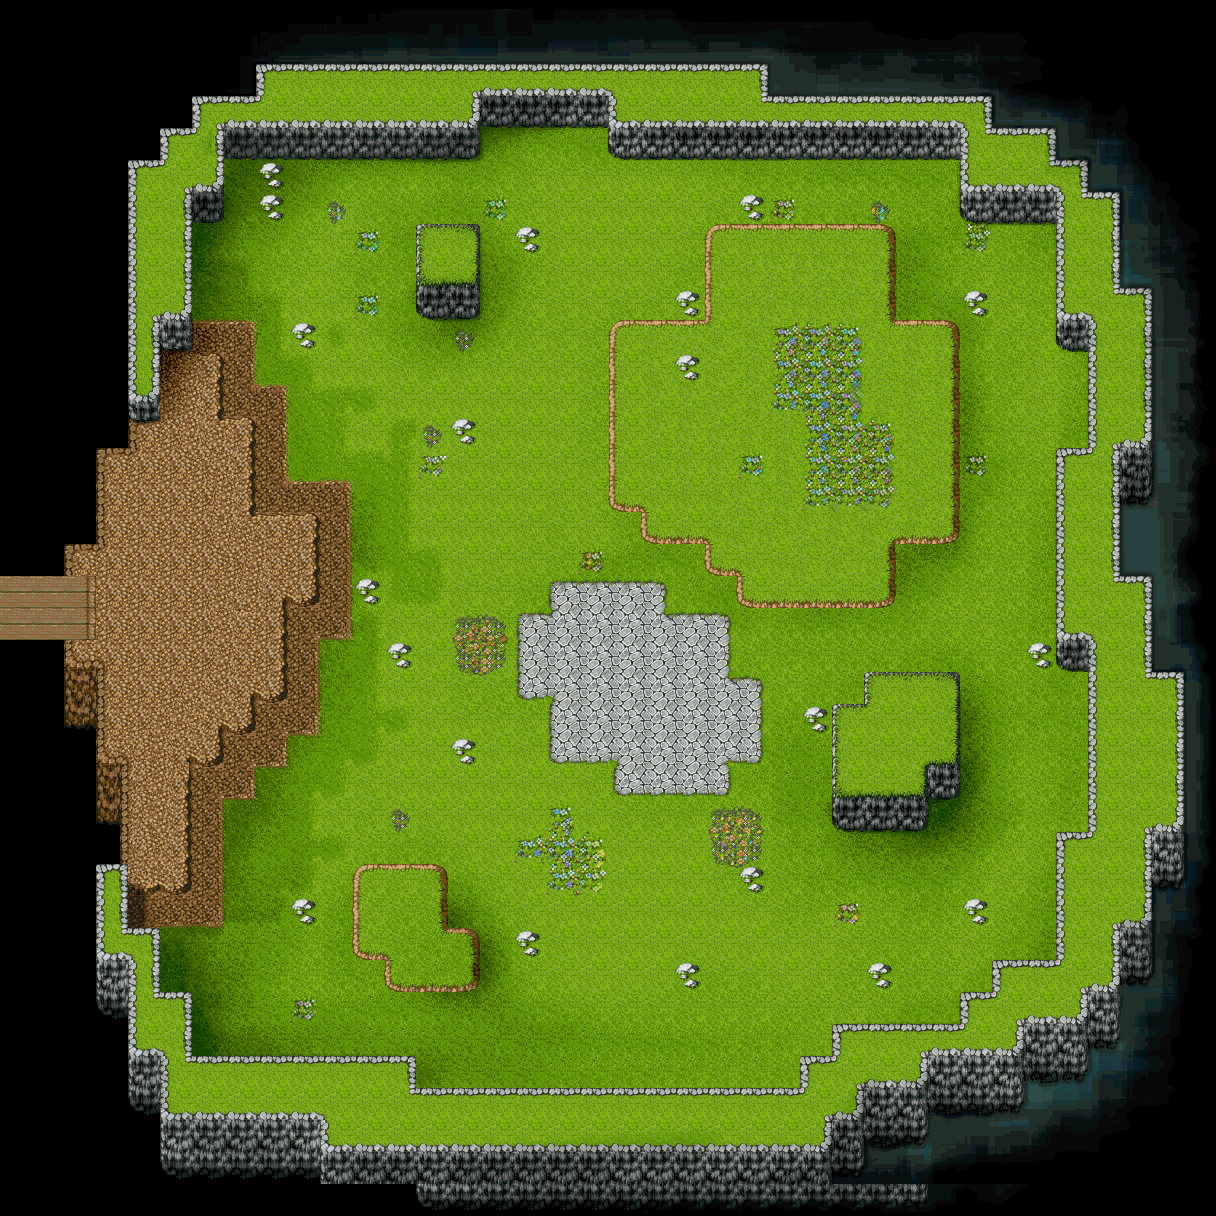

Below is a game level as drawn by its tile map, then a one-line description and the .tmx that defines it (tile-layer data replaced by summaries):
An orthogonal 38x38 tile map with 32x32 px tiles, 2 tile layers (block, map).

<map version="1.0" orientation="orthogonal" renderorder="right-down" width="38" height="38" tilewidth="32" tileheight="32" nextobjectid="24">
 <tileset firstgid="1" name="Image 184" tilewidth="32" tileheight="32" tilecount="1444" columns="38">
  <image source="map1.png" width="1216" height="1216" />
  <tile id="1291">
   <properties>
    <property name="isdoor" type="int" value="1" />
   </properties>
  </tile>
  <tile id="1329">
   <properties>
    <property name="isblock" type="int" value="1" />
   </properties>
  </tile>
  <tile id="1405">
   <properties>
    <property name="isdoor" type="int" value="1" />
   </properties>
  </tile>
  <tile id="1443">
   <properties>
    <property name="isblock" type="int" value="1" />
   </properties>
  </tile>
 </tileset>
 <layer name="block" width="38" height="38">
  <data>[1444 cells, 155 non-empty, 3 distinct tile ids]</data>
 </layer>
 <layer name="map" width="38" height="38">
  <data>[1444 cells, 1444 non-empty, 1438 distinct tile ids]</data>
 </layer>
</map>